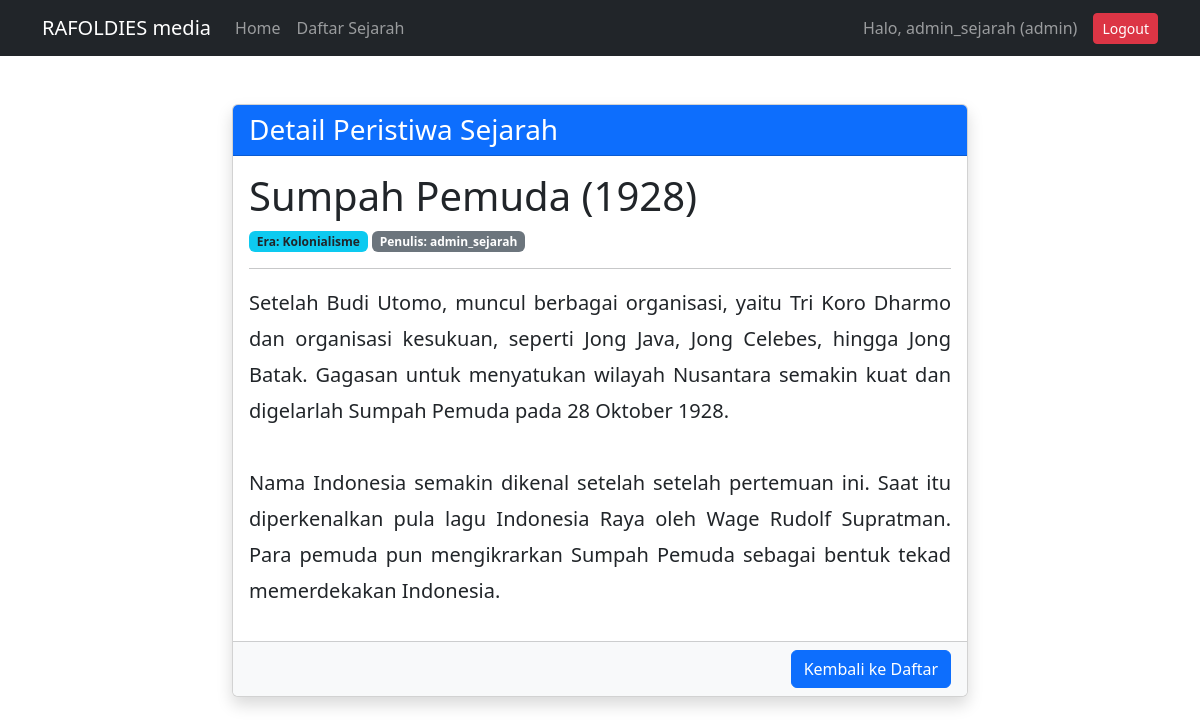
Page /sejarah-indonesia/public/artikel/detail/4 (signed in) on the committed database.
### tables this page shows
CREATE TABLE `artikel` (
  `id` int(11) NOT NULL,
  `judul` varchar(255) NOT NULL,
  `era` varchar(100) DEFAULT NULL,
  `konten` text NOT NULL,
  `penulis` varchar(100) DEFAULT NULL,
  `tanggal_dibuat` timestamp NOT NULL DEFAULT current_timestamp()
);

### sejarah-indonesia/app/core/Controller.php (called while the page is built, shortened)
<?php
class Controller {
    public function view($view, $data = []) {
        require_once '../app/views/' . $view . '.php';
    }
    public function model($model) {
        return new $model;
    }
}

### sejarah-indonesia/app/controllers/Artikel.php (called while the page is built, shortened)
<?php
class Artikel extends Controller {
    public function detail($id) {
        $data['judul'] = 'Detail Sejarah';
        $data['artikel'] = $this->model('Artikel_model')->getArtikelById($id);
        $this->view('artikel/detail', $data);
    }
}

### sejarah-indonesia/app/core/App.php (called while the page is built, shortened)
<?php
class App {
    protected $method = 'index';
    protected $params = [];
    public function __construct() {
        $url = $this->parseURL();
        if(isset($url[0])) {
            if( file_exists('../app/controllers/' . $url[0] . '.php') ) {
                unset($url[0]);
            }
        }
        $this->controller = new $this->controller;
        if( isset($url[1]) ) {
            if( method_exists($this->controller, $url[1]) ) {
                $this->method = $url[1];
                unset($url[1]);
            }
        }
        if( !empty($url) ) {
            $this->params = array_values($url);
        }
        call_user_func_array([$this->controller, $this->method], $this->params);
    }
    public function parseURL() {
        if( isset($_GET['url']) ) {
            $url = rtrim($_GET['url'], '/');
            $url = filter_var($url, FILTER_SANITIZE_URL);
            $url = explode('/', $url);
            return $url;
        }
        return [];
    }
}

### sejarah-indonesia/public/index.php (called while the page is built, shortened)
<?php
$app = new App;

### sejarah-indonesia/app/core/Database.php (called while the page is built, shortened)
<?php
class Database {
    private $host = DB_HOST;
    private $user = DB_USER;
    private $pass = DB_PASS;
    private $db_name = DB_NAME;
    private $dbh;
    private $stmt;
    public function __construct() {
        $dsn = 'mysql:host=' . $this->host . ';dbname=' . $this->db_name;
        $option = [
            PDO::ATTR_PERSISTENT => true,
            PDO::ATTR_ERRMODE => PDO::ERRMODE_EXCEPTION
        ];
        try {
            $this->dbh = new PDO($dsn, $this->user, $this->pass, $option);
        } catch(PDOException $e) {
            die($e->getMessage());
        }
    }
    public function query($query) {
        $this->stmt = $this->dbh->prepare($query);
    }
    public function bind($param, $value, $type = null) {
        if (is_null($type)) {
            switch (true) {
                default: $type = PDO::PARAM_STR;
            }
        }
        $this->stmt->bindValue($param, $value, $type);
    }
    public function execute() {
        return $this->stmt->execute();
    }
    public function single() {
        $this->execute();
        return $this->stmt->fetch(PDO::FETCH_ASSOC);
    }
}

### sejarah-indonesia/app/models/Artikel_model.php (called while the page is built, shortened)
<?php
class Artikel_model {
    private $table = 'artikel';
    private $db;
    public function __construct() {
        $this->db = new Database;
    }
public function getArtikelById($id) {
    $this->db->query('SELECT * FROM ' . $this->table . ' WHERE id=:id');
    $this->db->bind('id', $id);
    return $this->db->single();
}
}

### sejarah-indonesia/app/views/artikel/detail.php (the view)
<div class="container mt-5">
    <div class="row justify-content-center">
        <div class="col-md-8 mb-5">
            <div class="card shadow">
                <div class="card-header bg-primary text-white">
                    <h3 class="mb-0">Detail Peristiwa Sejarah</h3>
                </div>
                <div class="card-body">
                    <h2 class="display-6 text-dark"><?= $data['artikel']['judul']; ?></h2>
                    <div class="mb-3">
                        <span class="badge bg-info text-dark">Era: <?= $data['artikel']['era']; ?></span>
                        <span class="badge bg-secondary">Penulis: <?= $data['artikel']['penulis']; ?></span>
                    </div>
                    <hr>
                    <p class="lead" style="text-align: justify; line-height: 1.8;">
                        <?= nl2br($data['artikel']['konten']); ?>
                    </p>
                </div>
                <div class="card-footer bg-light text-end">
                    <a href="<?= BASEURL; ?>/artikel" class="btn btn-primary">Kembali ke Daftar</a>
                </div>
            </div>
        </div>
    </div>
</div>

### rows in the picture
artikel: judul "Sumpah Pemuda (1928)", era "Kolonialisme", penulis "admin_sejarah", konten "Setelah Budi Utomo, muncul berbagai organisasi, yaitu Tri Koro Dharmo dan organisasi kesukuan, seperti Jong Java, Jong Celebes, hingga Jong Batak. Gagasan untuk menyatukan wilayah Nusantara semakin kuat dan digelarlah Sumpah Pemuda pada 28 Oktober 1928. Nama Indonesia semakin dikenal setelah setelah pertemuan ini. Saat itu diperkenalkan pula lagu Indonesia Raya oleh Wage Rudolf Supratman. Para pemuda pun mengikrarkan Sumpah Pemuda sebagai bentuk tekad memerdekakan Indonesia."

### other values in the picture
$_SESSION['username'] "admin_sejarah"
$_SESSION['role'] "admin"
